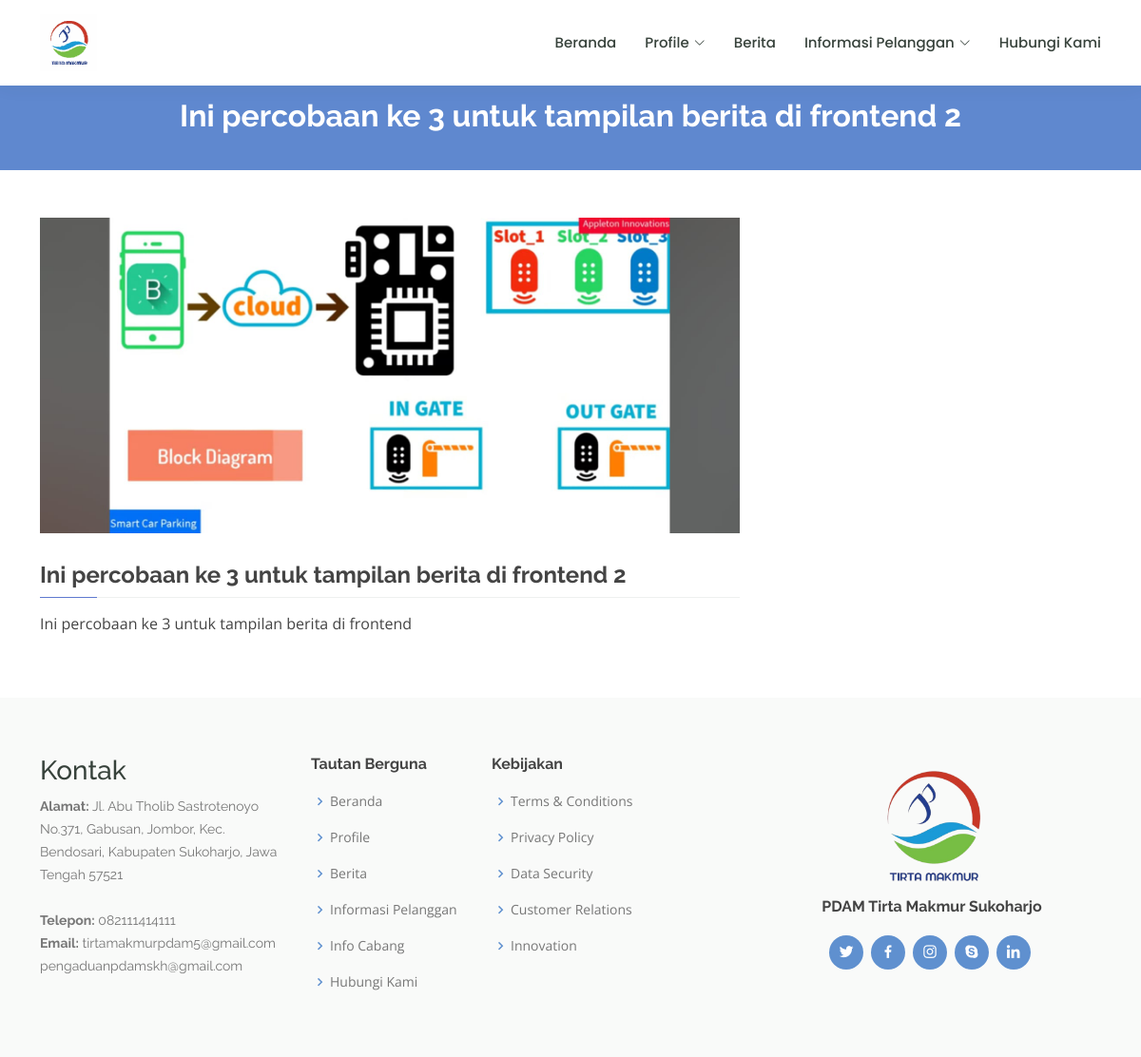
Screenshot of /course-details.php?id=9 with the database file from the repository.
### tables this page shows
CREATE TABLE `tb_berita` (
  `id` int(111) NOT NULL,
  `judul` varchar(255) NOT NULL,
  `tanggal_input` date NOT NULL,
  `deskripsi_berita` text NOT NULL,
  `foto` varchar(255) NOT NULL
);

### course-details.php (the view, shortened to what this page needs)
<?php
include('includes/header_frontend.php');
include('includes/navbar_frontend.php');
include('database/dbconfig.php');
if (isset($_GET['id'])) {
    $id = mysqli_real_escape_string($connection, $_GET['id']);
    $query = "SELECT * FROM tb_berita WHERE id = '$id'";
    $query_run = mysqli_query($connection, $query);
    if (mysqli_num_rows($query_run) > 0) {
        $row = mysqli_fetch_assoc($query_run);
    } else {
        echo "<p>Detail berita tidak ditemukan.</p>";
    }
} else {
    echo "<p>ID berita tidak ada di URL.</p>";
}
?>
<main id="main" data-aos="fade-in">
    <div class="breadcrumbs">
      <div class="container">
        <h2><strong><?php echo htmlspecialchars($row['judul']); ?></strong></h2>
      </div>
    </div>
    <section id="course-details" class="course-details">
        <div class="container" data-aos="fade-up">
            <div class="row">
                <div class="col-lg-8">
                    <img src="uploads/<?php echo htmlspecialchars($row['foto']); ?>" class="img-fluid" alt="">
                    <h3><?php echo htmlspecialchars($row['judul']); ?></h3>
                    <p><?php echo htmlspecialchars($row['deskripsi_berita']); ?></p>
                </div>
            </div>
        </div>
    </section>
</main>
<?php
include('includes/footer_frontend.php');
?>

### frontend/assets/css/styles.css (style rules this page uses)
h1, h2, h3, h4, h5, h6 { font-family: "Raleway", sans-serif; }
section { padding: 50px 0; overflow: hidden; }
.breadcrumbs { margin-top: 73px; text-align: center; background: #5f88cf; padding: 30px 0; color: #fff; }
.breadcrumbs h2 { font-size: 32px; font-weight: 500; }
.course-details h3 { font-size: 24px; margin: 30px 0 15px 0; font-weight: 700; position: relative; padding-bottom: 10px; }
.course-details h3:before { content: ""; position: absolute; display: block; width: 100%; height: 1px; background: #eef0ef; bottom: 0; left: 0; }
.course-details h3:after { content: ""; position: absolute; display: block; width: 60px; height: 1px; background: #5f79cf; bottom: 0; left: 0; }

### rows the page displays
tb_berita: judul "Ini percobaan ke 3 untuk tampilan berita di frontend 2", foto (picture), deskripsi_berita "Ini percobaan ke 3 untuk tampilan berita di frontend"
